Frame 1 (no input): blank canvas, image omitted
Frame 60 (no input): blank canvas, image omitted
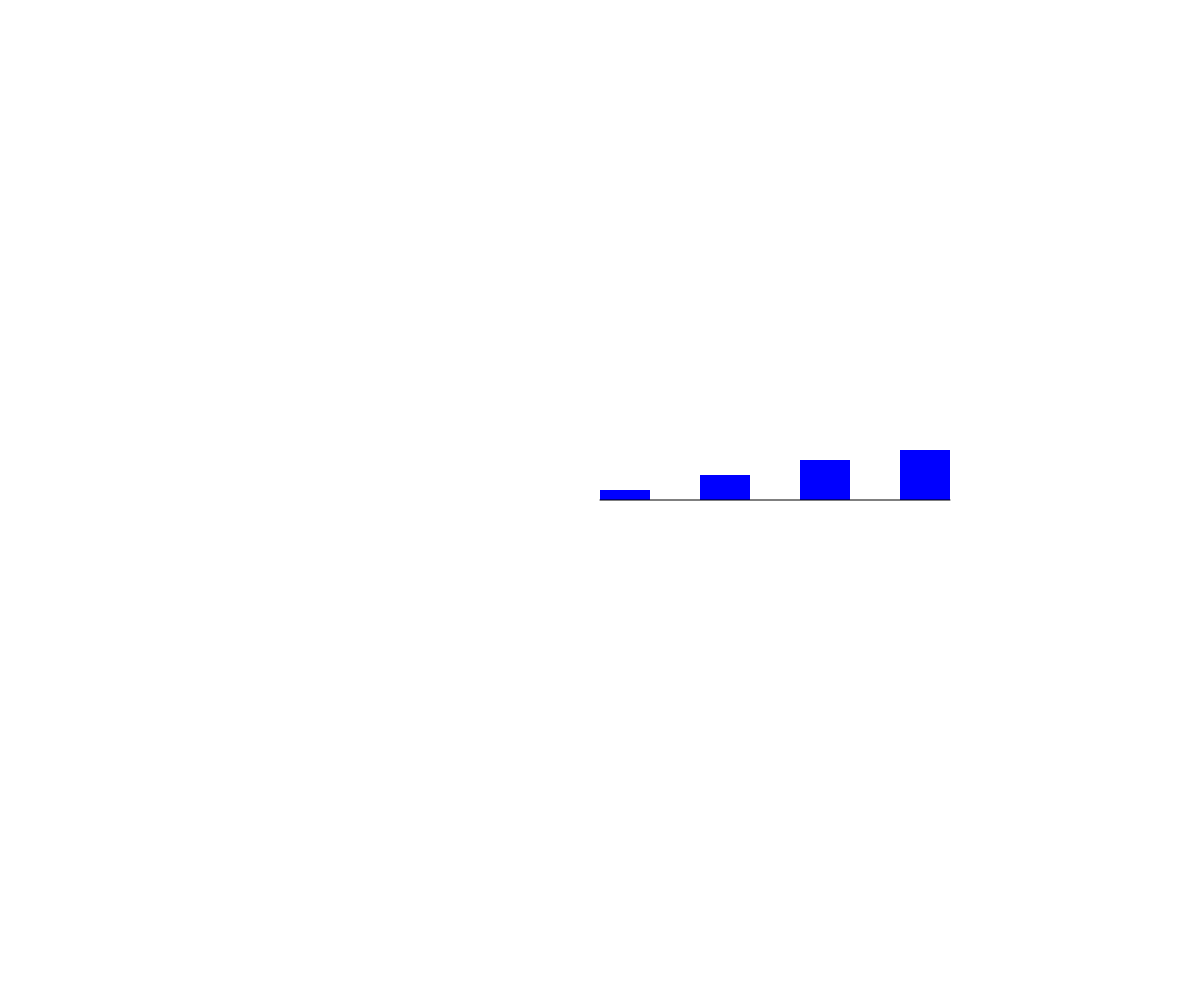
Frame 120 (the mouse pressed at the canvas centre since frame 60)

The p5.js sketch whose frames 1 and 60 were blank and that drew this single picture after the mouse press (run headless with seeded random() and noise() and a simulated clock; from frame 60 on, the mouse is pressed at the canvas centre):

// p5.js sketch
// ── sketch.js
let dataSet = [10,25,40,50];

function setup () {
    createCanvas(windowWidth, windowHeight);
    angleMode(DEGREES);
    noCursor();
}

function draw () {
    background(255);
    noStroke();
    fill(0, 0, 255);

    for(let i = 0; i < dataSet.length; i++) {
        rect(mouseX + i*100, mouseY - dataSet[i], 50, dataSet[i]);
    }
    
    stroke(0);
    line(mouseX, mouseY, mouseX + (dataSet.length-1)* 100 + 50, mouseY);
    
}
